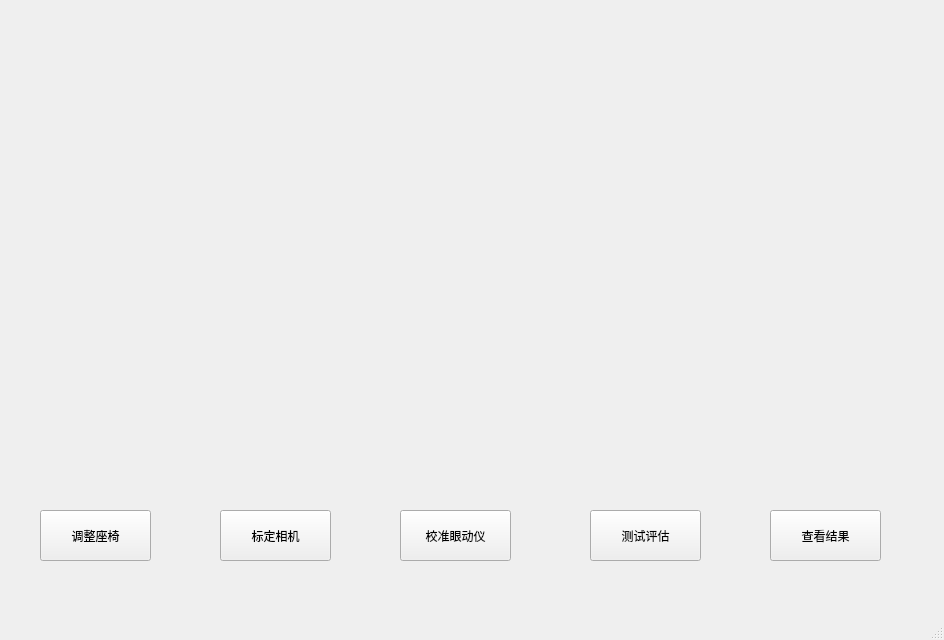
<?xml version="1.0" encoding="UTF-8"?>
<ui version="4.0">
 <class>MainWindow</class>
 <widget class="QMainWindow" name="MainWindow">
  <property name="geometry">
   <rect>
    <x>0</x>
    <y>0</y>
    <width>944</width>
    <height>640</height>
   </rect>
  </property>
  <property name="windowTitle">
   <string>MainWindow</string>
  </property>
  <widget class="QWidget" name="centralwidget">
   <widget class="QWidget" name="widget" native="true">
    <property name="geometry">
     <rect>
      <x>60</x>
      <y>50</y>
      <width>791</width>
      <height>421</height>
     </rect>
    </property>
    <property name="styleSheet">
     <string notr="true">image:url(:/new/prefix1/cover.jpg)</string>
    </property>
   </widget>
   <widget class="QPushButton" name="pushButton">
    <property name="geometry">
     <rect>
      <x>40</x>
      <y>510</y>
      <width>111</width>
      <height>51</height>
     </rect>
    </property>
    <property name="text">
     <string>调整座椅</string>
    </property>
   </widget>
   <widget class="QPushButton" name="pushButton_2">
    <property name="geometry">
     <rect>
      <x>400</x>
      <y>510</y>
      <width>111</width>
      <height>51</height>
     </rect>
    </property>
    <property name="text">
     <string>校准眼动仪</string>
    </property>
   </widget>
   <widget class="QPushButton" name="pushButton_3">
    <property name="geometry">
     <rect>
      <x>220</x>
      <y>510</y>
      <width>111</width>
      <height>51</height>
     </rect>
    </property>
    <property name="text">
     <string>标定相机</string>
    </property>
   </widget>
   <widget class="QPushButton" name="pushButton_4">
    <property name="geometry">
     <rect>
      <x>590</x>
      <y>510</y>
      <width>111</width>
      <height>51</height>
     </rect>
    </property>
    <property name="text">
     <string>测试评估</string>
    </property>
   </widget>
   <widget class="QPushButton" name="pushButton_5">
    <property name="geometry">
     <rect>
      <x>770</x>
      <y>510</y>
      <width>111</width>
      <height>51</height>
     </rect>
    </property>
    <property name="text">
     <string>查看结果</string>
    </property>
   </widget>
  </widget>
  <widget class="QMenuBar" name="menubar">
   <property name="geometry">
    <rect>
     <x>0</x>
     <y>0</y>
     <width>944</width>
     <height>23</height>
    </rect>
   </property>
  </widget>
  <widget class="QStatusBar" name="statusbar"/>
 </widget>
 <resources/>
 <connections/>
</ui>
